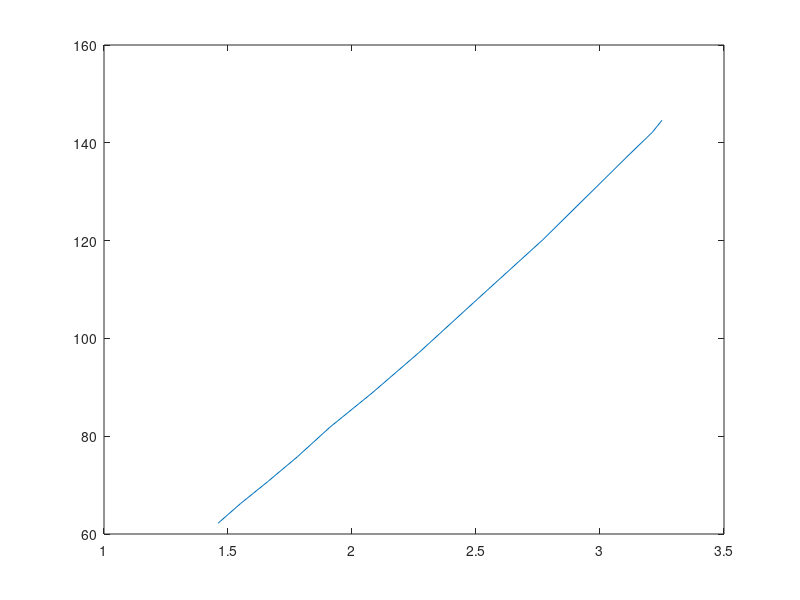

Write the MATLAB code that produced this figure.
function efficiency()

recycle = [0 0.1 0.2 0.3 0.4 0.5 0.6 0.7 0.8 0.9 0.92 0.93];
amm = [1.46 1.55 1.66 1.78 1.91 2.08 2.27 2.49 2.77 3.12 3.21 3.25];
reac = [62.2 66.2 70.7 75.8 81.8 88.8 97.1 107.3 120.2 137.7 142.1 144.6];

plot(amm, reac);
%plot(recycle, amm./reac);

end